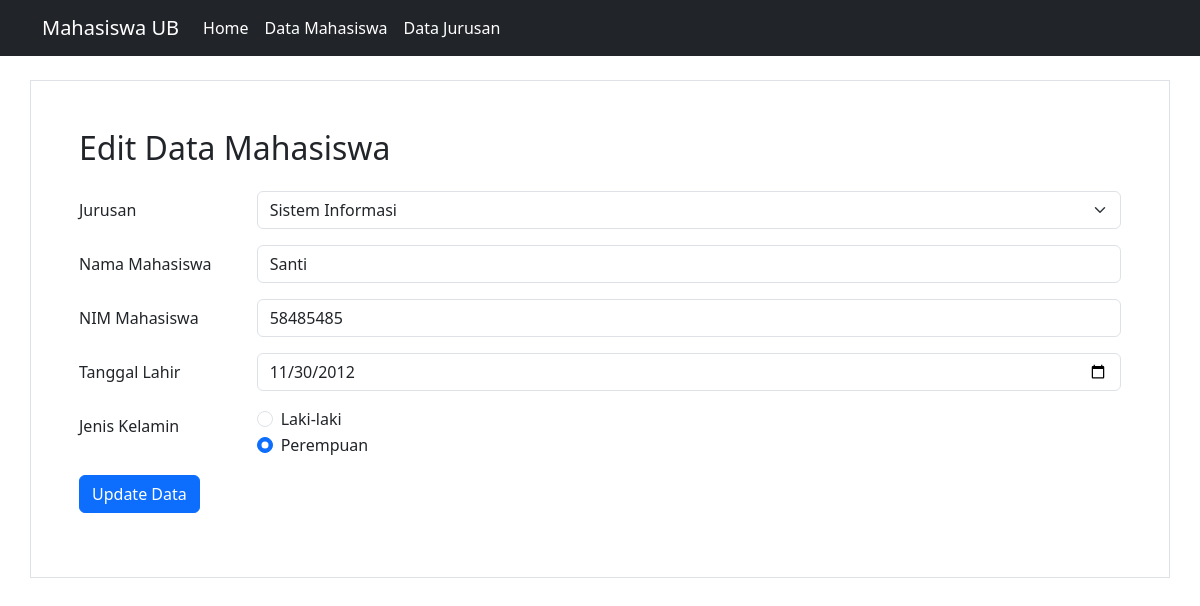
/update.php?id=18, run on the app's committed database.
### tables this page shows
CREATE TABLE `data_mahasiswa` (
  `id_mahasiswa` int(11) NOT NULL,
  `id_jurusan` int(11) NOT NULL,
  `nama_mahasiswa` varchar(100) NOT NULL,
  `nim_mahasiswa` varchar(50) NOT NULL,
  `tgl_lahir` date NOT NULL,
  `jenis_kelamin` enum('L','P') NOT NULL
);

CREATE TABLE `data_jurusan` (
  `id_jurusan` int(11) NOT NULL,
  `nama_jurusan` varchar(255) NOT NULL
);

### update.php (the view, shortened to what this page needs)
<?php
include "./config/connection.php";
include "./layouts/header.php";
$id_mahasiswa = $_GET['id'];
$query = mysqli_query($connection, "SELECT * FROM data_mahasiswa WHERE id_mahasiswa = $id_mahasiswa");
$mahasiswa = mysqli_fetch_assoc($query);
$jurusan = mysqli_query($connection, "SELECT * FROM data_jurusan");
?>
<!DOCTYPE html>
<html lang="en">
<head>
    <link href="https://cdn.jsdelivr.net/npm/bootstrap@5.3.2/dist/css/bootstrap.min.css" rel="stylesheet">
</head>
<body>
    <div class="container mt-4 border p-5">
        <h2 class="mb-4">Edit Data Mahasiswa</h2>
        <form method="post" action="">
            <div class="mb-3 row">
                <label for="jurusan" class="col-sm-2 col-form-label">Jurusan</label>
                <div class="col-sm-10">
                    <select class="form-select" name="id_jurusan" id="nama_jurusan">
                        <?php foreach ($jurusan as $jrs) : ?>
                            <option value="<?= $jrs['id_jurusan'] ?>" <?php echo ($jrs['id_jurusan'] == $mahasiswa['id_jurusan']) ? 'selected' : ''; ?>>
                                <?= $jrs['nama_jurusan'] ?>
                            </option>
                        <?php endforeach; ?>
                    </select>
                </div>
            </div>
            <div class="mb-3 row">
                <label for="nama_mahasiswa" class="col-sm-2 col-form-label">Nama Mahasiswa</label>
                <div class="col-sm-10">
                    <input type="text" class="form-control" name="nama_mahasiswa" id="nama_mahasiswa" value="<?= $mahasiswa['nama_mahasiswa'] ?>">
                </div>
            </div>
            <div class="mb-3 row">
                <label for="nim_mahasiswa" class="col-sm-2 col-form-label">NIM Mahasiswa</label>
                <div class="col-sm-10">
                    <input type="text" class="form-control" name="nim_mahasiswa" id="nim_mahasiswa" value="<?= $mahasiswa['nim_mahasiswa'] ?>">
                </div>
            </div>
            <div class="mb-3 row">
                <label for="tgl_lahir" class="col-sm-2 col-form-label">Tanggal Lahir</label>
                <div class="col-sm-10">
                    <input type="date" class="form-control" id="tgl_lahir" name="tgl_lahir" value="<?= $mahasiswa['tgl_lahir'] ?>">
                </div>
            </div>
            <div class="mb-3 row">
                <label for="gender" class="col-sm-2 col-form-label">Jenis Kelamin</label>
                <div class="col-sm-10">
                    <div class="form-check">
                        <input class="form-check-input" type="radio" name="jenis_kelamin" id="laki" value="L" <?php echo ($mahasiswa['jenis_kelamin'] == 'L') ? 'checked' : ''; ?>>
                        <label class="form-check-label" for="laki">Laki-laki</label>
                    </div>
                    <div class="form-check">
                        <input class="form-check-input" type="radio" name="jenis_kelamin" id="perempuan" value="P" <?php echo ($mahasiswa['jenis_kelamin'] == 'P') ? 'checked' : ''; ?>>
                        <label class="form-check-label" for="perempuan">Perempuan</label>
                    </div>
                </div>
            </div>
            <button type="submit" class="btn btn-primary" name="update">Update Data</button>
        </form>
    </div>
</body>
</html>

### data on the page
data_mahasiswa: id_jurusan "Sistem Informasi", nama_mahasiswa "Santi", nim_mahasiswa "58485485", tgl_lahir "11/30/2012", jenis_kelamin "☐ Laki-laki", jenis_kelamin "☑ Perempuan"
